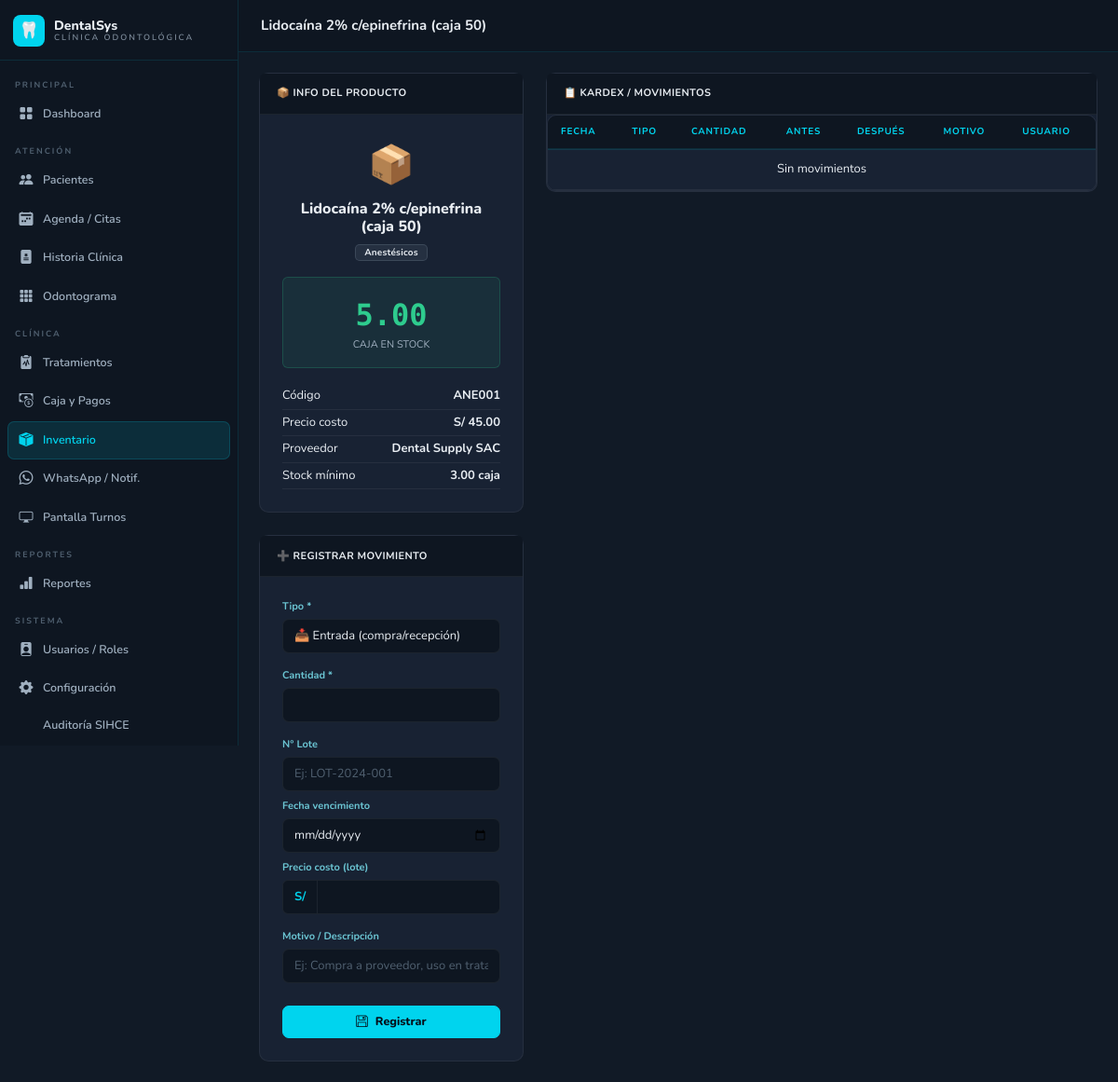
/pages/inventario.php?accion=ver&id=1 (signed in), run on the app's committed database.
### tables this page shows
CREATE TABLE IF NOT EXISTS inventario(id INT UNSIGNED NOT NULL AUTO_INCREMENT,categoria_id INT UNSIGNED DEFAULT NULL,codigo VARCHAR(50) DEFAULT NULL,nombre VARCHAR(200) NOT NULL,descripcion TEXT DEFAULT NULL,unidad VARCHAR(30) DEFAULT 'unidad',stock_actual DECIMAL(10,2) DEFAULT 0,stock_minimo DECIMAL(10,2) DEFAULT 0,precio_costo DECIMAL(10,2) DEFAULT 0,proveedor VARCHAR(200) DEFAULT NULL,activo TINYINT(1) DEFAULT 1,created_at TIMESTAMP DEFAULT CURRENT_TIMESTAMP,updated_at TIMESTAMP DEFAULT CURRENT_TIMESTAMP ON UPDATE CURRENT_TIMESTAMP,PRIMARY KEY(id),KEY idx_cat(categoria_id));

CREATE TABLE IF NOT EXISTS inventario_categorias(id INT UNSIGNED NOT NULL AUTO_INCREMENT,nombre VARCHAR(100) NOT NULL,PRIMARY KEY(id));

### includes/config.php (called while the page is built, shortened)
<?php
function db(): PDO {
    static $pdo = null;
    if (!$pdo) $pdo = new PDO(
        "mysql:host=".DB_HOST.";dbname=".DB_NAME.";charset=utf8mb4",
        DB_USER, DB_PASS,
        [PDO::ATTR_ERRMODE=>PDO::ERRMODE_EXCEPTION,
         PDO::ATTR_DEFAULT_FETCH_MODE=>PDO::FETCH_ASSOC,
         PDO::ATTR_EMULATE_PREPARES=>false]
    );
    return $pdo;
}
function getRol(): string      { return $_SESSION['rol'] ?? ''; }
function esRol(string ...$r): bool { return in_array(getRol(),$r); }
function e(string $s): string { return htmlspecialchars($s,ENT_QUOTES,'UTF-8'); }

### pages/inventario.php (the view, shortened to what this page needs)
<?php
require_once __DIR__.'/../includes/config.php';
$accion=$_GET['accion']??'lista'; $id=(int)($_GET['id']??0);
$cats=db()->query("SELECT * FROM inventario_categorias ORDER BY nombre")->fetchAll();
if($accion==='lista'){
 $titulo='Inventario'; $pagina_activa='inv';
 $q=trim($_GET['q']??''); $cat_f=(int)($_GET['cat']??0); $alerta=$_GET['alerta']??'';
 $w='WHERE i.activo=1'; $pm=[];
 if($q){$w.=' AND(i.nombre LIKE ? OR i.codigo LIKE ?)';$b="%$q%";$pm[]=$b;$pm[]=$b;}
 if($cat_f){$w.=' AND i.categoria_id=?';$pm[]=$cat_f;}
 if($alerta==='bajo') $w.=' AND i.stock_actual<=i.stock_minimo';
 $st=db()->prepare("SELECT i.*,c.nombre AS cat FROM inventario i LEFT JOIN inventario_categorias c ON i.categoria_id=c.id $w ORDER BY i.nombre");
 $st->execute($pm); $lista=$st->fetchAll();
 $total_items=db()->query("SELECT COUNT(*) FROM inventario WHERE activo=1")->fetchColumn();
 $stock_bajo=db()->query("SELECT COUNT(*) FROM inventario WHERE stock_actual<=stock_minimo AND activo=1")->fetchColumn();
 $topbar_act='<a href="?accion=nuevo" class="btn btn-primary"><i class="bi bi-plus-lg me-1"></i>Nuevo producto</a>';
 require_once __DIR__.'/../includes/header.php';
?>
<div class="row g-3 mb-4">
 <div class="col-6 col-md-3"><div class="kpi kc"><div class="kpi-ico"><i class="bi bi-box-seam-fill"></i></div><div class="kpi-v"><?=$total_items?></div><div class="kpi-l">Productos</div><div class="kpi-s"></div></div></div>
 <div class="col-6 col-md-3"><div class="kpi kr"><div class="kpi-ico"><i class="bi bi-exclamation-triangle-fill"></i></div><div class="kpi-v"><?=$stock_bajo?></div><div class="kpi-l">Stock bajo</div><div class="kpi-s"></div></div></div>
</div>
<?php if($stock_bajo>0): ?>
<div class="alert-bar alert-bar-r mb-4"><div class="d-flex align-items-center gap-2"><span>⚠️</span><strong style="color:var(--r)"><?=$stock_bajo?> producto<?=$stock_bajo>1?'s':''?> con stock bajo el mínimo</strong></div>
<a href="?alerta=bajo" class="btn btn-del btn-sm">Ver solo estos</a></div>
<?php endif; ?>
<div class="card mb-3 p-3"><form method="GET" class="d-flex gap-2 flex-wrap">
 <div class="flex-fill" style="min-width:180px"><input type="text" name="q" class="form-control" placeholder="Nombre o código..." value="<?=e($q)?>"></div>
 <select name="cat" class="form-select" style="width:160px"><option value="">Todas las categorías</option>
 <?php foreach($cats as $c): ?><option value="<?=$c['id']?>" <?=$cat_f==$c['id']?'selected':''?>><?=e($c['nombre'])?></option><?php endforeach; ?></select>
 <button type="submit" class="btn btn-dk">Buscar</button>
 <?php if($q||$cat_f||$alerta): ?><a href="?" class="btn btn-dk">✕</a><?php endif; ?>
</form></div>
<div class="card"><div class="table-responsive"><table class="table mb-0">
 <thead><tr><th>Código</th><th>Producto</th><th>Categoría</th><th>Stock actual</th><th>Mínimo</th><th>Estado</th><th></th></tr></thead>
 <tbody>
 <?php foreach($lista as $it): $bajo=$it['stock_actual']<=$it['stock_minimo']; ?>
 <tr>
  <td class="mon" style="color:var(--c);font-size:11px"><?=e($it['codigo']??'—')?></td>
  <td><strong><?=e($it['nombre'])?></strong><?php if($it['descripcion']): ?><br><small><?=e(mb_substr($it['descripcion'],0,45))?></small><?php endif; ?></td>
  <td><small><?=e($it['cat']??'—')?></small></td>
  <td><span class="mon fw-bold <?=$bajo?'':'?'?>" style="color:<?=$bajo?'var(--r)':'var(--t)'?>"><?=$it['stock_actual']?> <?=e($it['unidad'])?></span></td>
  <td><small style="color:var(--t2)"><?=$it['stock_minimo']?> <?=e($it['unidad'])?></small></td>
  <td><span class="badge <?=$bajo?'br':'bg'?>"><?=$bajo?'⚠ BAJO':'OK'?></span></td>
  <td><div class="d-flex gap-1">
   <a href="?accion=ver&id=<?=$it['id']?>" class="btn btn-dk btn-ico"><i class="bi bi-eye"></i></a>
   <a href="?accion=editar&id=<?=$it['id']?>" class="btn btn-dk btn-ico"><i class="bi bi-pencil"></i></a>
  </div></td>
 </tr>
 <?php endforeach; if(!$lista): ?>
 <tr><td colspan="7" class="text-center py-4" style="color:var(--t2)">No se encontraron productos</td></tr>
 <?php endif; ?></tbody>
</table></div></div>
<?php require_once __DIR__.'/../includes/footer.php';
}elseif($accion==='ver'&&$id){
 $st=db()->prepare("SELECT i.*,c.nombre AS cat FROM inventario i LEFT JOIN inventario_categorias c ON i.categoria_id=c.id WHERE i.id=?");
 $st->execute([$id]); $it=$st->fetch(); if(!$it){flash('error','Producto no encontrado');go('pages/inventario.php');}
 $movs=db()->prepare("SELECT m.*,CONCAT(u.nombre,' ',u.apellidos) AS usr FROM inventario_movimientos m LEFT JOIN usuarios u ON m.usuario_id=u.id WHERE m.producto_id=? ORDER BY m.created_at DESC LIMIT 20");
 $movs->execute([$id]); $movs=$movs->fetchAll();
 $titulo=$it['nombre']; $pagina_activa='inv';
 $bajo=$it['stock_actual']<=$it['stock_minimo'];
 require_once __DIR__.'/../includes/header.php';
?>
<div class="row g-4">
 <div class="col-12 col-lg-4">
  <div class="card mb-4">
   <div class="card-header"><span>📦 Info del producto</span></div>
   <div class="p-4" style="font-size:13px">
    <div class="text-center mb-3">
     <div style="font-size:40px">📦</div>
     <h3 style="font-size:16px;font-weight:800;margin:8px 0"><?=e($it['nombre'])?></h3>
     <span class="badge bgr"><?=e($it['cat']??'Sin categoría')?></span>
    </div>
    <div class="text-center p-3 rounded mb-3" style="background:<?=$bajo?'rgba(224,82,82,.1)':'rgba(46,204,142,.08)'?>;border:1px solid <?=$bajo?'rgba(224,82,82,.3)':'rgba(46,204,142,.2)'?>">
     <div class="mon fw-bold" style="font-size:32px;color:<?=$bajo?'var(--r)':'var(--g)'?>"><?=$it['stock_actual']?></div>
     <div style="font-size:11px;color:var(--t2)"><?=strtoupper($it['unidad'])?> EN STOCK</div>
    </div>
    <?php foreach([['Código',$it['codigo']??'—'],['Precio costo','S/ '.$it['precio_costo']],['Proveedor',$it['proveedor']??'—'],['Stock mínimo',$it['stock_minimo'].' '.$it['unidad']]] as[$l,$v]): ?>
    <div class="d-flex justify-content-between py-1" style="border-bottom:1px solid var(--bd2)"><span style="color:var(--t2)"><?=$l?></span><strong><?=e($v)?></strong></div>
    <?php endforeach; ?>
   </div>
  </div>
  <div class="card">
   <div class="card-header"><span>➕ Registrar movimiento</span></div>
   <form method="POST" class="p-4">
    <div class="mb-3"><label class="form-label">Tipo *</label>
    <select name="tipo" class="form-select" id="tipoMov">
     <option value="entrada">📥 Entrada (compra/recepción)</option>
    </select></div>
    <div class="mb-3"><label class="form-label">Cantidad *</label><input type="number" name="cantidad" class="form-control" step="0.01" min="0.01" required></div>
    <div id="loteFields" class="mb-3">
     <div class="mb-2"><label class="form-label">N° Lote</label><input type="text" name="lote" class="form-control" placeholder="Ej: LOT-2024-001"></div>
     <div class="mb-2"><label class="form-label">Fecha vencimiento</label><input type="date" name="fecha_venc" class="form-control"></div>
     <div class="mb-2"><label class="form-label">Precio costo (lote)</label><div class="input-group"><span class="input-group-text">S/</span><input type="number" name="precio_lote" class="form-control" step="0.01" min="0"></div></div>
    </div>
    <div class="mb-4"><label class="form-label">Motivo / Descripción</label><input type="text" name="motivo" class="form-control" placeholder="Ej: Compra a proveedor, uso en tratamiento..."></div>
    <button type="submit" class="btn btn-primary w-100"><i class="bi bi-floppy me-2"></i>Registrar</button>
   </form>
  </div>
 </div>
 <div class="col-12 col-lg-8">
  <div class="card">
   <div class="card-header"><span>📋 Kardex / Movimientos</span></div>
   <div class="table-responsive"><table class="table mb-0">
    <thead><tr><th>Fecha</th><th>Tipo</th><th>Cantidad</th><th>Antes</th><th>Después</th><th>Motivo</th><th>Usuario</th></tr></thead>
    <tbody>
    <?php foreach($movs as $m): $tcl=['entrada'=>'bg','salida'=>'br','ajuste'=>'ba']; ?>
    <tr>
     <td><small><?=fDT($m['created_at'])?></small></td>
     <td><span class="badge <?=$tcl[$m['tipo']]?>"><?=strtoupper($m['tipo'])?></span></td>
     <td class="mon fw-bold" style="color:<?=$m['tipo']==='entrada'?'var(--g)':'var(--r)'?>"><?=$m['tipo']==='entrada'?'+':'-'?><?=$m['cantidad']?></td>
     <td class="mon" style="font-size:11px"><?=$m['stock_antes']?></td>
     <td class="mon" style="font-size:11px"><?=$m['stock_despues']?></td>
     <td><small><?=e($m['motivo']??'—')?></small></td>
     <td><small><?=e($m['usr']??'—')?></small></td>
    </tr>
    <?php endforeach; if(!$movs): ?><tr><td colspan="7" class="text-center py-3" style="color:var(--t2)">Sin movimientos</td></tr><?php endif; ?></tbody>
   </table></div>
  </div>
 </div>
</div>
<?php
require_once __DIR__.'/../includes/footer.php';
}

### includes/header.php (shortened to what this page needs)
?><!DOCTYPE html>
<html lang="es">
<head>
<link href="https://cdn.jsdelivr.net/npm/bootstrap@5.3.2/dist/css/bootstrap.min.css" rel="stylesheet">
<link href="https://cdn.jsdelivr.net/npm/bootstrap-icons@1.11.3/font/bootstrap-icons.min.css" rel="stylesheet">
</head>
<body>
<nav class="sb" id="sb">
 <div class="sb-brand">
  <div class="sb-logo">🦷</div>
  <div class="sb-name">DentalSys<small>Clínica Odontológica</small></div>
 </div>
 <div class="sb-nav">
  <?php $r=getRol(); $p=$pagina_activa; ?>
  <div class="sb-sec">Principal</div>
  <a href="<?=BASE_URL?>/index.php" class="<?=$p==='dash'?'act':''?>"><i class="bi bi-grid-fill"></i>Dashboard</a>
  <div class="sb-sec">Atención</div>
  <a href="<?=BASE_URL?>/pages/pacientes.php" class="<?=$p==='pac'?'act':''?>"><i class="bi bi-people-fill"></i>Pacientes</a>
  <a href="<?=BASE_URL?>/pages/citas.php" class="<?=$p==='citas'?'act':''?>"><i class="bi bi-calendar2-week-fill"></i>Agenda / Citas</a>
  <a href="<?=BASE_URL?>/pages/historia_clinica.php" class="<?=$p==='hc'?'act':''?>"><i class="bi bi-file-medical-fill"></i>Historia Clínica</a>
  <a href="<?=BASE_URL?>/pages/odontograma.php" class="<?=$p==='odont'?'act':''?>"><i class="bi bi-grid-3x3-gap-fill"></i>Odontograma</a>
  <div class="sb-sec">Clínica</div>
  <a href="<?=BASE_URL?>/pages/tratamientos.php" class="<?=$p==='trat'?'act':''?>"><i class="bi bi-clipboard2-pulse-fill"></i>Tratamientos</a>
  <?php if(esRol('admin','contador','recepcion')): ?>
  <a href="<?=BASE_URL?>/pages/pagos.php" class="<?=$p==='pagos'?'act':''?>"><i class="bi bi-cash-coin"></i>Caja y Pagos</a>
  <?php endif; ?>
  <a href="<?=BASE_URL?>/pages/inventario.php" class="<?=$p==='inv'?'act':''?>">
   <i class="bi bi-box-seam-fill"></i>Inventario
  </a>
  <a href="<?=BASE_URL?>/pages/notificaciones.php" class="<?=$p==='notif'?'act':''?>"><i class="bi bi-whatsapp"></i>WhatsApp / Notif.</a>
  <a href="<?=BASE_URL?>/pages/turnos.php" class="<?=$p==='turnos'?'act':''?>"><i class="bi bi-display"></i>Pantalla Turnos</a>
  <div class="sb-sec">Reportes</div>
  <a href="<?=BASE_URL?>/pages/reportes.php" class="<?=$p==='rep'?'act':''?>"><i class="bi bi-bar-chart-fill"></i>Reportes</a>
  <?php if(esRol('admin')): ?>
  <div class="sb-sec">Sistema</div>
  <a href="<?=BASE_URL?>/pages/admin/usuarios.php" class="<?=$p==='usr'?'act':''?>"><i class="bi bi-person-badge-fill"></i>Usuarios / Roles</a>
  <a href="<?=BASE_URL?>/pages/admin/configuracion.php" class="<?=$p==='cfg'?'act':''?>"><i class="bi bi-gear-fill"></i>Configuración</a>
  <a href="<?=BASE_URL?>/pages/admin/auditoria.php" class="<?=$p==='audit'?'act':''?>"><i class="bi bi-shield-check-fill"></i>Auditoría SIHCE</a>
  <?php endif; ?>
 </div>
</nav>
<div class="mw">
 <div class="tb">
  <div class="d-flex align-items-center gap-2">
   <span class="tb-title"><?=e($titulo??'')?></span>
  </div>
 </div>
 <div class="pb">

### data on the page
inventario: nombre "Lidocaína 2% c/epinefrina (caja 50)", inventario_categorias.nombre "Anestésicos", stock_actual "5.00", unidad "CAJA"

### other printed values
$l "Código"
$v "ANE001"
$l "Precio costo"
$v "S/ 45.00"
$l "Proveedor"
$v "Dental Supply SAC"
$l "Stock mínimo"
$v "3.00 caja"
